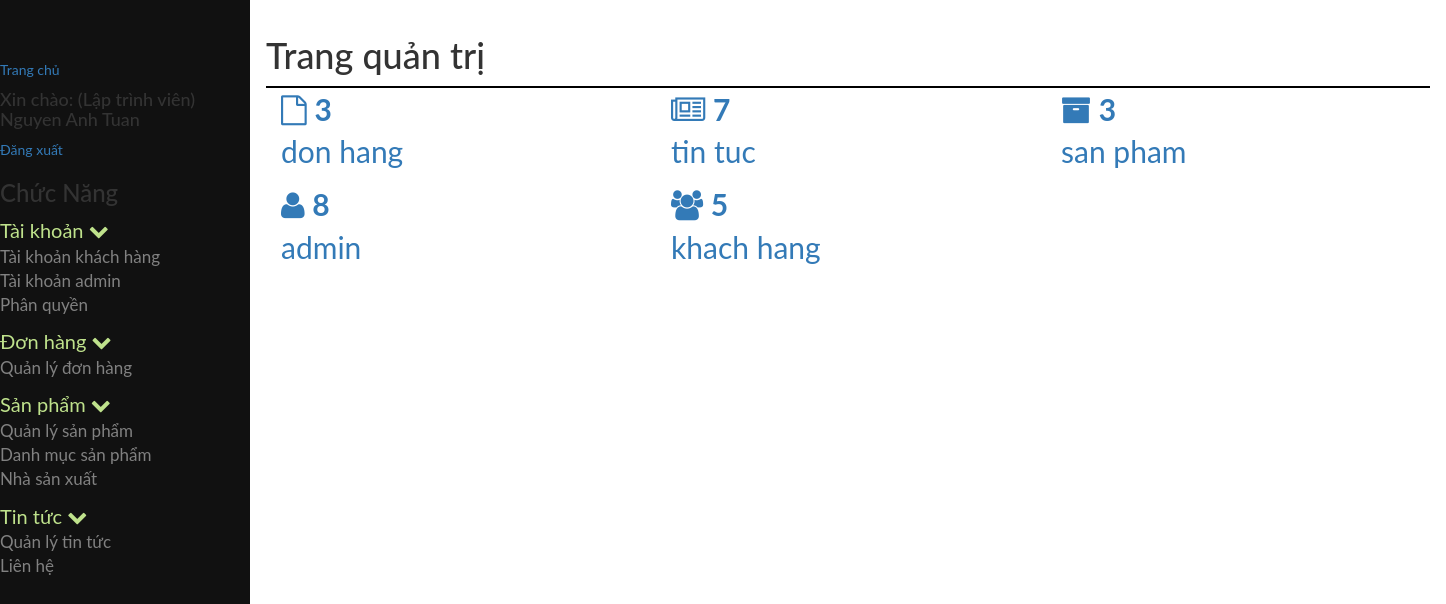
/admin/index.php (signed in), run on an earlier commit of the app's database.
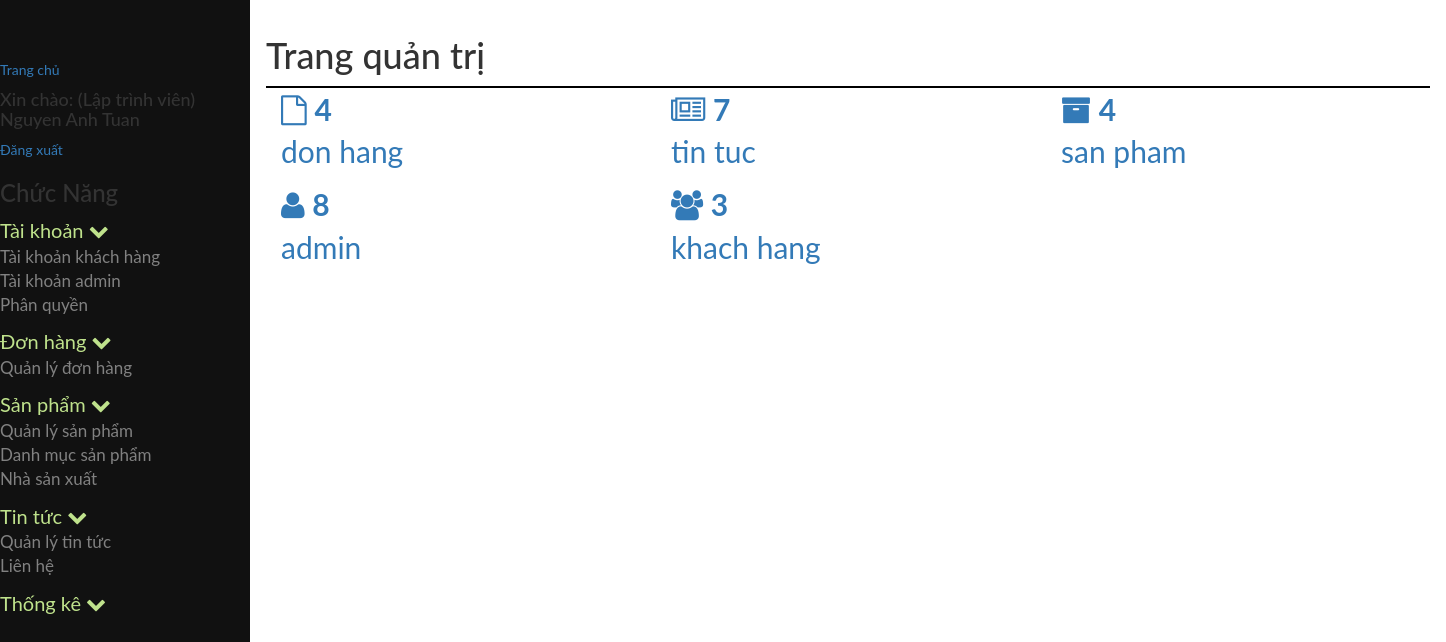
And on a later commit of the database.
### tables this page shows
CREATE TABLE `tb_phanquyen` (
  `id` int(11) NOT NULL,
  `id_nhom` int(11) NOT NULL,
  `id_chucnang` int(11) NOT NULL
);

CREATE TABLE `tb_chucnang` (
  `id` int(11) NOT NULL,
  `ten` varchar(255) NOT NULL,
  `trangthai` tinyint(4) NOT NULL,
  `url` varchar(255) NOT NULL,
  `f_order` int(11) NOT NULL,
  `id_parent` int(11) NOT NULL,
  `nhanurl` varchar(255) NOT NULL,
  `hienthi` tinyint(4) NOT NULL,
  `bieutuong` varchar(255) NOT NULL
);

### admin/cores/loader.php (called while the page is built, shortened)
<?php
class loader
{
	public function view($name='',$data=array())
	{
		extract($data);
		include BASEPATH.'views/'.$name.'.php' ;
	}
}
?>

### admin/controllers/admin/page.php (called while the page is built, shortened)
<?php
class page extends JATOVI_Controller
{
	public $JATOVI = '';
	function __construct($JATOVI)
	{
		$this->JATOVI = $JATOVI;
	}
	public function index()
	{
		$data['content'] = 'admin/page/index';
		$data['contentdata'] = array();
		include BASEPATH.'models/admin/page_model.php';
		$countdh = $page_model->countdh();
		$sodh = count($countdh);
		$data['contentdata']['sodh']= $sodh;
		$sosp = count($countdh);
		$data['contentdata']['sosp']= $sosp;
		$counttt = $page_model->counttt();
		$sott = count($counttt);
		$data['contentdata']['sott']= $sott;
		$countadmin = $page_model->countadmin();
		$soadmin = count($countadmin);
		$data['contentdata']['soadmin']= $soadmin;
		$countkh = $page_model->countkh();
		$sokh = count($countkh);
		$data['contentdata']['sokh']= $sokh;
		$data['JATOVI']=$this->JATOVI;
		$this->JATOVI->load->view('admin/master',$data);
	}
}
?>

### admin/models/admin/phanquyenchucnang.php (called while the page is built, shortened)
<?php
include_once 'JATOVI_Model.php';
class phanquyenchucnang extends JATOVI_Model
{
	private $_table = "tb_phanquyen";
	private $_table2 = "tb_chucnang";
	public function getrole($id_nhom)
	{
		$sql = "SELECT * FROM {$this->_table}  INNER JOIN {$this->_table2} WHERE id_nhom = {$id_nhom} AND {$this->_table}.id_chucnang = {$this->_table2}.id ";
		$query = $this->connection->prepare($sql);
		$query->execute();
		$result = $query->fetchAll();
		return $result;
	}
}
$phanquyenchucnang = new phanquyenchucnang();
?>

### admin/models/admin/JATOVI_Model.php (called while the page is built, shortened)
<?php
class JATOVI_Model
{
	private $host = 'localhost';
	private $dbname = 'project_jatovi';
	private $dbuser = 'root';
	private $dbpass = '';
	function __construct()
	{
		try {
			$this->connection  = new PDO("mysql:host={$this->host};dbname={$this->dbname};charset=utf8",$this->dbuser,$this->dbpass);
		} catch (PDOException $e) {
			echo "(DB connection error) Lỗi kết nối cơ sở dữ liệu: ".$e->getMessage();
		}
	}
}
?>

### admin/views/admin/page/index.php (the view)
<?php include_once BASEPATH.'/controllers/admin/page.php';	 ?>
<h1>Trang quản trị</h1>
<div style="border: solid 1px black"></div>
<div class="container" style="font-size: 30px">
	<div class="row">
		<div class="col-md-4">
			<a href="<?=base_url."index.php?module=quanlydonhang"?>">
				<i  class="fa fa-file-o"></i>
				<b><?= $sodh;?></b>
				<p>don hang</p>
			</a>
		</div>
		<div class="col-md-4">
			<a href="<?=base_url."index.php?module=quanlytintuc"?>">
				<i  class="fa fa-newspaper-o"></i>
				<b><?= $sott;?></b>
				<p>tin tuc</p>
			</a>
		</div>
		<div class="col-md-4">
			<a href="<?=base_url."index.php?module=quanlysanpham"?>">
				<i  class="fa fa-archive"></i>
				<b><?= $sosp;?></b>
				<p>san pham</p>
			</a>
		</div>
	</div>
	<div class="row">
		<div class="col-md-4">
			<a href="<?=base_url."index.php?module=taikhoanadmin"?>">
				<i  class="fa fa-user"></i>
				<b><?= $soadmin;?></b>
				<p>admin</p>
			</a>
		</div>
		<div class="col-md-4">
			<a href="<?=base_url."index.php?module=taikhoankhachhang"?>">
				<i  class="fa fa-users"></i>
				<b><?= $sokh;?></b>
				<p>khach hang</p>
			</a>
		</div>
		<div class="col-md-4">
		</div>
	</div>
</div>

### admin/views/admin/partial/sidebar.php (shortened to what this page needs)
<?php
	include_once BASEPATH.'models/admin/phanquyenchucnang.php';
	$chucnang = $phanquyenchucnang->getrole($_SESSION['userGroup']);
	$menu = array();
	foreach ($chucnang as $p) {
		if ($p['id_parent']==0) {
			$child=array();
			foreach ($chucnang as $p2) {
				if ($p2['id_parent']==$p['id']) {
					$child[]=$p2;
				}
			}
			$menu[]=array(
				'parent'=>$p,
				'child'=>$child
			);
		}
	}
?>
<nav class="sidenav" id="mySidenav">
	<a href="<?=base_url?>index.php">Trang chủ</a>
	<h4>Xin chào: <?='('.$_SESSION['userChucdanh'].')'?> <?=$_SESSION['userName']?></h4>
	<a href="<?=base_url?>index.php?module=page&action=page_logout">Đăng xuất</a>
	<h3>Chức Năng</h3>
	<?php foreach($menu as $value): ?>
		<ul>
			<li>
				<a class="parent_text">
					<?php echo $value['parent']['ten']; ?>
					<span class="fa fa-chevron-down"></span>
				</a>
				<ul>
					<?php foreach($value['child'] as $child): ?>
						<li class="<?=$child['hienthi']==0?"hidden":""?>">
							<a href="<?=base_url.'index.php?module='.$child['url']?>">
								<?=$child['ten']?>
							</a>
						</li>
					<?php endforeach; ?>
				</ul>
			</li>
		</ul>
	<?php endforeach; ?>
</nav>

What changed in the data, as far as the page shows it:
added tb_phanquyen: id_chucnang.ten "Thống kê", shown under "Chức Năng"
shown differently, row unchanged: tb_chucnang: id_parent "3" → (not shown)
Also different on the page:
$sodh: (not shown) → "4"
$sosp: (not shown) → "4"
$sokh: "5" → (not shown)
